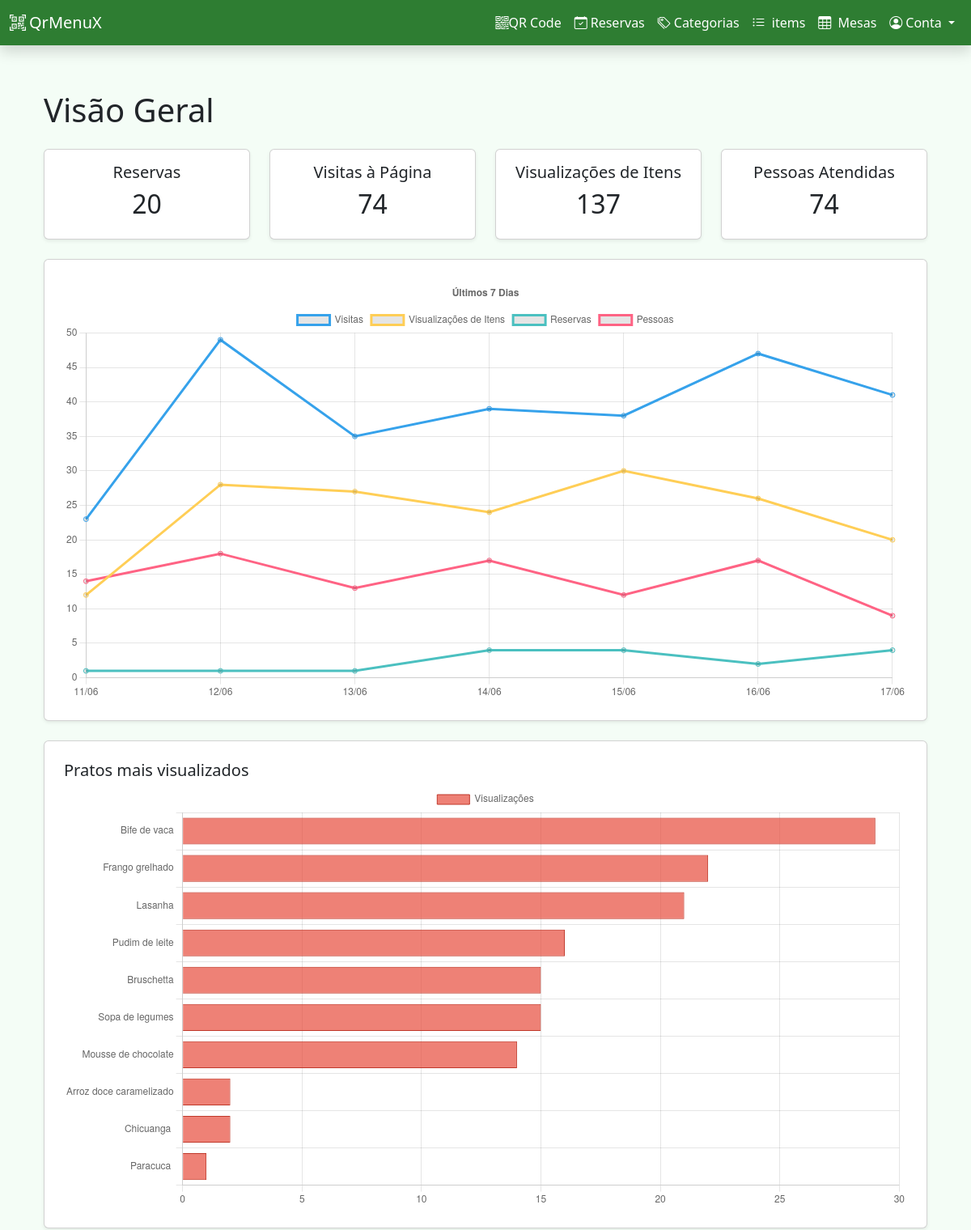
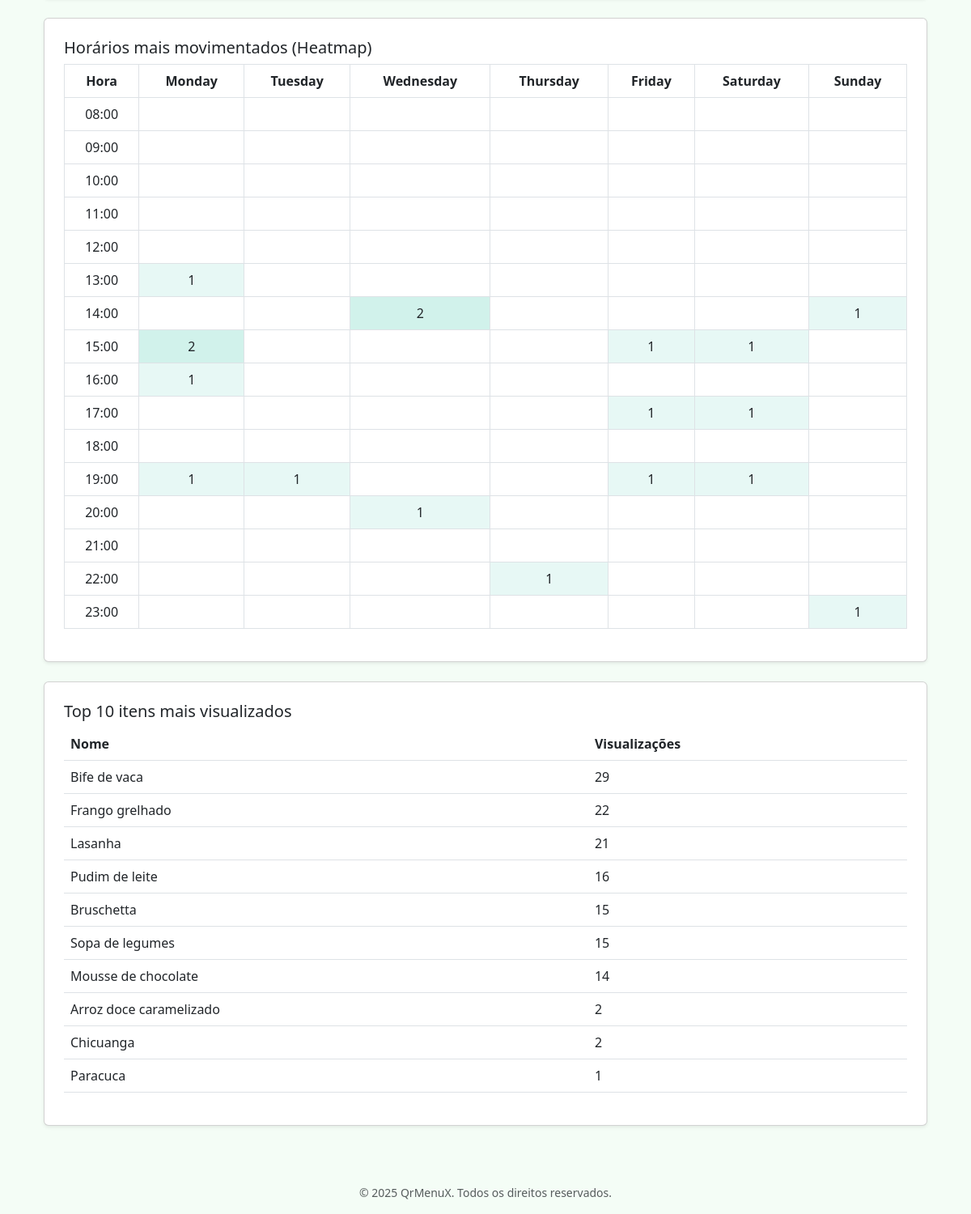
Screenshot of /dashboard/ (signed in) with the database file from the repository (2 pictures, top to bottom).
### app/models.py (models this page shows)
class MenuItem(db.Model):
    id = db.Column(db.Integer, primary_key=True)
    name = db.Column(db.String(100), nullable=False)
    price = db.Column(db.Float, nullable=False)
    image_filename = db.Column(db.String(100))
    description = db.Column(db.Text)
    ingredients = db.Column(db.Text)
    is_active = db.Column(db.Boolean, default=True)
    category_id = db.Column(db.Integer, db.ForeignKey("category.id"), nullable=False)

### app/routes/dashboard_routes.py (the view)
@bp.route("/")
@login_required
def index():
    restaurant = current_user.restaurant
    total_reservations = Reservation.query.filter_by(
        restaurant_id=restaurant.id
    ).count()
    total_visits = PageVisit.query.filter_by(restaurant_id=restaurant.id).count()
    total_item_views = ItemView.query.filter_by(restaurant_id=restaurant.id).count()
    total_people = (
        db.session.query(func.sum(Reservation.people))
        .filter_by(restaurant_id=restaurant.id)
        .scalar()
        or 0
    )
    last_7_days = now_angola().date() - timedelta(days=6)
    analytics = (
        DailyAnalytics.query.filter(
            DailyAnalytics.restaurant_id == restaurant.id,
            DailyAnalytics.date >= last_7_days,
        )
        .order_by(DailyAnalytics.date)
        .all()
    )
    heatmap = {}
    for r in (
        Reservation.query.filter_by(restaurant_id=restaurant.id)
        .filter(Reservation.start_time != None)
        .all()
    ):
        dow = r.start_time.strftime("%A")
        hour = r.start_time.hour
        key = (dow, hour)
        heatmap[key] = heatmap.get(key, 0) + 1
    top_items = (
        db.session.query(MenuItem.name, db.func.count(ItemView.id).label("views"))
        .join(ItemView, MenuItem.id == ItemView.item_id)
        .filter(ItemView.restaurant_id == restaurant.id)
        .group_by(MenuItem.id)
        .order_by(db.desc("views"))
        .limit(10)
        .all()
    )
    bar_labels = [name for name, _ in top_items]
    bar_values = [views for _, views in top_items]
    labels = [a.date.strftime("%d/%m") for a in analytics]
    visits = [a.total_visits for a in analytics]
    item_views = [a.total_item_views for a in analytics]
    reservations = [a.total_reservations for a in analytics]
    people = [a.total_people for a in analytics]
    return render_template(
        "dashboard/index.html",
        total_reservations=total_reservations,
        total_visits=total_visits,
        total_item_views=total_item_views,
        total_people=total_people,
        labels=labels,
        visits=visits,
        item_views=item_views,
        reservations=reservations,
        people=people,
        heatmap=heatmap,
        bar_labels=bar_labels,
        bar_values=bar_values,
        top_items=top_items,
    )

### app/models.py (called while the page is built)
@login_manager.user_loader
def load_user(user_id):
    return User.query.get(int(user_id))

### app/utils/now_angola.py (called while the page is built)
def now_angola():
    return datetime.now(ANGOLA_TZ)

### app/templates/dashboard/index.html (shortened to what this page needs)
{% extends "dashboard/dashboard_base.html" %}  {% block content %}
<div class="container my-4">
  <h1 class="mb-4">Visão Geral</h1>
  <div class="row text-center mb-4">
    <div class="col-md-3">
      <div class="card p-3 shadow-sm">
        <h5>Reservas</h5>
        <h2>{{ total_reservations }}</h2>
      </div>
    </div>
    <div class="col-md-3">
      <div class="card p-3 shadow-sm">
        <h5>Visitas à Página</h5>
        <h2>{{ total_visits }}</h2>
      </div>
    </div>
    <div class="col-md-3">
      <div class="card p-3 shadow-sm">
        <h5>Visualizações de Itens</h5>
        <h2>{{ total_item_views }}</h2>
      </div>
    </div>
    <div class="col-md-3">
      <div class="card p-3 shadow-sm">
        <h5>Pessoas Atendidas</h5>
        <h2>{{ total_people }}</h2>
      </div>
    </div>
  </div>
  <div class="card p-4 shadow-sm">
    <canvas id="analyticsChart"></canvas>
  </div>
  <div class="card p-4 my-4 shadow-sm">
    <h5>Pratos mais visualizados</h5>
    <canvas id="barChart"></canvas>
  </div>
  <div class="card p-4 my-4 shadow-sm">
    <h5>Horários mais movimentados (Heatmap)</h5>
    <div id="heatmap" style="overflow-x: auto">
      <table class="table table-bordered text-center align-middle">
        <thead>
          <tr>
            <th>Hora</th>
            {% for day in
            ['Monday','Tuesday','Wednesday','Thursday','Friday','Saturday','Sunday']
            %}
            <th>{{ day }}</th>
            {% endfor %}
          </tr>
        </thead>
        <tbody>
          {% for hour in range(8, 24) %}
          <tr>
            <td>{{ "%02d:00" % hour }}</td>
            {% for day in
            ['Monday','Tuesday','Wednesday','Thursday','Friday','Saturday','Sunday']
            %} {% set count = heatmap.get((day, hour), 0) %}
            <td
              style="background-color: rgba(26, 188, 156, {{ count / 10 if count < 10 else 1 }});"
            >
              {{ count if count > 0 else '' }}
            </td>
            {% endfor %}
          </tr>
          {% endfor %}
        </tbody>
      </table>
    </div>
  </div>
  <div class="card p-4 my-4 shadow-sm">
    <h5>Top 10 itens mais visualizados</h5>
    <table class="table table-hover">
      <thead>
        <tr>
          <th>Nome</th>
          <th>Visualizações</th>
        </tr>
      </thead>
      <tbody>
        {% for name, views in top_items %}
        <tr>
          <td>{{ name }}</td>
          <td>{{ views }}</td>
        </tr>
        {% endfor %}
      </tbody>
    </table>
  </div>
</div>
<script>
  const ctx = document.getElementById('analyticsChart').getContext('2d');
  new Chart(ctx, {
    type: 'line',
    data: {
      labels: {{ labels|tojson }},
      datasets: [
        {
          label: 'Visitas',
          data: {{ visits|tojson }},
          borderColor: 'rgba(54, 162, 235, 1)',
          fill: false
        },
        {
          label: 'Visualizações de Itens',
          data: {{ item_views|tojson }},
          borderColor: 'rgba(255, 206, 86, 1)',
          fill: false
        },
        {
          label: 'Reservas',
          data: {{ reservations|tojson }},
          borderColor: 'rgba(75, 192, 192, 1)',
          fill: false
        },
        {
          label: 'Pessoas',
          data: {{ people|tojson }},
          borderColor: 'rgba(255, 99, 132, 1)',
          fill: false
        }
      ]
    },
    options: {
      responsive: true,
      plugins: {
        title: {
          display: true,
          text: 'Últimos 7 Dias'
        }
      }
    }
  });
  const barCtx = document.getElementById('barChart').getContext('2d');
  new Chart(barCtx, {
    type: 'bar',
    data: {
      labels: {{ bar_labels|tojson }},
      datasets: [{
        label: 'Visualizações',
        data: {{ bar_values|tojson }},
        backgroundColor: 'rgba(231, 76, 60, 0.7)',
        borderColor: 'rgba(192, 57, 43, 1)',
        borderWidth: 1
      }]
    },
    options: {
      indexAxis: 'y',
      scales: {
        x: { beginAtZero: true }
      }
    }
  });
</script>
{% endblock %}

### app/templates/dashboard/dashboard_base.html (style rules this page uses)
body { background-color: #f4fdf6; min-height: 100vh; display: flex; flex-direction: column; }
#heatmap td { transition: background-color 0.3s; min-width: 40px; height: 40px; }

### rows the page displays
MenuItem: name "Bife de vaca", views "29"
MenuItem: name "Frango grelhado", views "22"
MenuItem: name "Lasanha", views "21"
MenuItem: name "Pudim de leite", views "16"
MenuItem: name "Bruschetta", views "15"
MenuItem: name "Sopa de legumes", views "15"
MenuItem: name "Mousse de chocolate", views "14"
MenuItem: name "Arroz doce caramelizado", category "2"
MenuItem: name "Chicuanga", id "2"
MenuItem: name "Paracuca", is_active "1"

### other values shown
{{ total_reservations }} "20"
{{ total_visits }} "74"
{{ total_item_views }} "137"
{{ total_people }} "74"
{{ day }} "Monday" "Tuesday" "Wednesday" "Thursday" "Friday" "Saturday" "Sunday"
{{ "%02d:00" % hour }} "08:00" "09:00" "10:00" "11:00" "12:00" "13:00" "14:00" "15:00" "16:00" "17:00" "18:00" "19:00" "20:00" "21:00" "22:00" "23:00"
{{ count if count > 0 else '' }} "1" "2" "1" "2" "1" "1" "1" "1" "1" "1" "1" "1" "1" "1" "1" "1"
chart data {{ labels|tojson }} ["11/06", "12/06", "13/06", "14/06", "15/06", "16/06", "17/06"]
chart data {{ visits|tojson }} [23, 49, 35, 39, 38, 47, 41]
chart data {{ item_views|tojson }} [12, 28, 27, 24, 30, 26, 20]
chart data {{ reservations|tojson }} [1, 1, 1, 4, 4, 2, 4]
